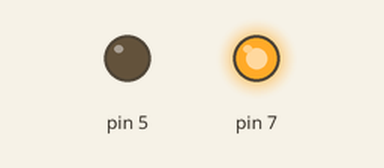
This sketch was run on a simulated Arduino Uno, built with avr-gcc and run on an emulated ATmega328P. On the bench: output pins drawn as LEDs (lit = HIGH).

Above: at 0.1 s.
Timing chart, 0 to 1.6 s (numbered marks = the images above):
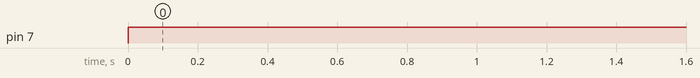

Measured:
- by itself, pin 7: LOW → HIGH at 0.00 s

The sketch:

off.ino
```cpp
void setup() {
  pinMode(7, OUTPUT);
  pinMode(5, OUTPUT);

}

void loop() {
  digitalWrite(7, HIGH);
  digitalWrite(5, LOW);

}
```
